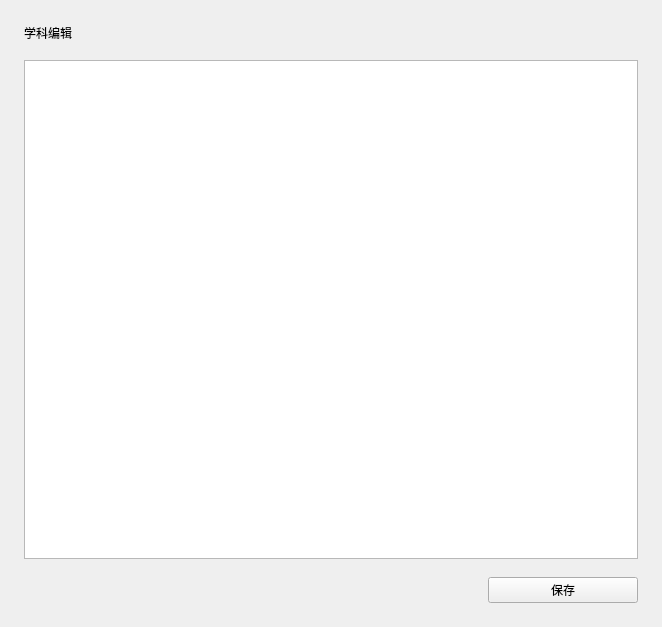
<?xml version="1.0" encoding="UTF-8"?>
<ui version="4.0">
 <class>Form</class>
 <widget class="QWidget" name="Form">
  <property name="geometry">
   <rect>
    <x>0</x>
    <y>0</y>
    <width>662</width>
    <height>627</height>
   </rect>
  </property>
  <property name="windowTitle">
   <string>Form</string>
  </property>
  <layout class="QVBoxLayout" name="verticalLayout_2">
   <property name="spacing">
    <number>18</number>
   </property>
   <property name="leftMargin">
    <number>24</number>
   </property>
   <property name="topMargin">
    <number>24</number>
   </property>
   <property name="rightMargin">
    <number>24</number>
   </property>
   <property name="bottomMargin">
    <number>24</number>
   </property>
   <item>
    <widget class="TitleLabel" name="TitleLabel">
     <property name="text">
      <string>学科编辑</string>
     </property>
    </widget>
   </item>
   <item>
    <layout class="QHBoxLayout" name="horizontalLayout_6">
     <property name="spacing">
      <number>12</number>
     </property>
     <item>
      <widget class="TableWidget" name="subject_table">
       <property name="sizeAdjustPolicy">
        <enum>QAbstractScrollArea::AdjustToContents</enum>
       </property>
       <property name="gridStyle">
        <enum>Qt::SolidLine</enum>
       </property>
      </widget>
     </item>
    </layout>
   </item>
   <item>
    <layout class="QHBoxLayout" name="horizontalLayout_4" stretch="0,0">
     <property name="spacing">
      <number>2</number>
     </property>
     <item>
      <spacer name="horizontalSpacer">
       <property name="orientation">
        <enum>Qt::Horizontal</enum>
       </property>
       <property name="sizeHint" stdset="0">
        <size>
         <width>40</width>
         <height>20</height>
        </size>
       </property>
      </spacer>
     </item>
     <item>
      <widget class="PrimaryPushButton" name="save_subject_config">
       <property name="sizePolicy">
        <sizepolicy hsizetype="Fixed" vsizetype="Minimum">
         <horstretch>0</horstretch>
         <verstretch>0</verstretch>
        </sizepolicy>
       </property>
       <property name="minimumSize">
        <size>
         <width>150</width>
         <height>0</height>
        </size>
       </property>
       <property name="text">
        <string>保存</string>
       </property>
      </widget>
     </item>
    </layout>
   </item>
  </layout>
 </widget>
 <customwidgets>
  <customwidget>
   <class>PushButton</class>
   <extends>QPushButton</extends>
   <header>qfluentwidgets</header>
  </customwidget>
  <customwidget>
   <class>PrimaryPushButton</class>
   <extends>PushButton</extends>
   <header>qfluentwidgets</header>
  </customwidget>
  <customwidget>
   <class>TitleLabel</class>
   <extends>QLabel</extends>
   <header>qfluentwidgets</header>
  </customwidget>
  <customwidget>
   <class>TableWidget</class>
   <extends>QTableWidget</extends>
   <header>qfluentwidgets</header>
  </customwidget>
 </customwidgets>
 <resources/>
 <connections/>
</ui>
